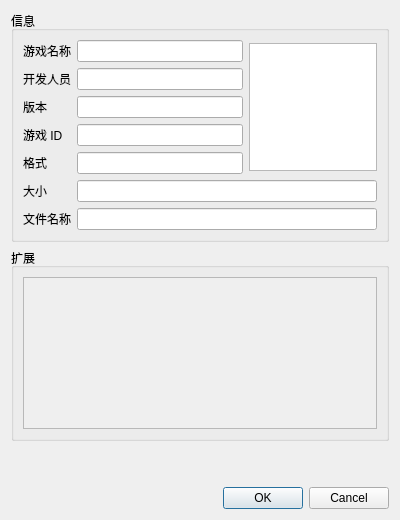
<?xml version="1.0" encoding="UTF-8"?>
<ui version="4.0">
 <class>ConfigurePerGameGeneral</class>
 <widget class="QDialog" name="ConfigurePerGameGeneral">
  <property name="geometry">
   <rect>
    <x>0</x>
    <y>0</y>
    <width>400</width>
    <height>520</height>
   </rect>
  </property>
  <property name="windowTitle">
   <string>设置通用每个游戏</string>
  </property>
  <layout class="QHBoxLayout" name="HorizontalLayout">
   <item>
    <layout class="QVBoxLayout" name="VerticalLayout">
     <item>
      <widget class="QGroupBox" name="GeneralGroupBox">
       <property name="title">
        <string>信息</string>
       </property>
       <layout class="QHBoxLayout" name="GeneralHorizontalLayout">
        <item>
         <layout class="QGridLayout" name="gridLayout_2">
          <item row="6" column="1" colspan="2">
           <widget class="QLineEdit" name="display_filename">
            <property name="enabled">
             <bool>true</bool>
            </property>
            <property name="readOnly">
             <bool>true</bool>
            </property>
           </widget>
          </item>
          <item row="0" column="1">
           <widget class="QLineEdit" name="display_name">
            <property name="enabled">
             <bool>true</bool>
            </property>
            <property name="readOnly">
             <bool>true</bool>
            </property>
           </widget>
          </item>
          <item row="1" column="0">
           <widget class="QLabel" name="label_2">
            <property name="text">
             <string>开发人员</string>
            </property>
           </widget>
          </item>
          <item row="5" column="1" colspan="2">
           <widget class="QLineEdit" name="display_size">
            <property name="enabled">
             <bool>true</bool>
            </property>
            <property name="readOnly">
             <bool>true</bool>
            </property>
           </widget>
          </item>
          <item row="0" column="0">
           <widget class="QLabel" name="label">
            <property name="text">
             <string>游戏名称</string>
            </property>
           </widget>
          </item>
          <item row="6" column="0">
           <widget class="QLabel" name="label_7">
            <property name="text">
             <string>文件名称</string>
            </property>
           </widget>
          </item>
          <item row="2" column="0">
           <widget class="QLabel" name="label_3">
            <property name="text">
             <string>版本</string>
            </property>
           </widget>
          </item>
          <item row="4" column="0">
           <widget class="QLabel" name="label_5">
            <property name="text">
             <string>格式</string>
            </property>
           </widget>
          </item>
          <item row="2" column="1">
           <widget class="QLineEdit" name="display_version">
            <property name="enabled">
             <bool>true</bool>
            </property>
            <property name="readOnly">
             <bool>true</bool>
            </property>
           </widget>
          </item>
          <item row="4" column="1">
           <widget class="QLineEdit" name="display_format">
            <property name="enabled">
             <bool>true</bool>
            </property>
            <property name="readOnly">
             <bool>true</bool>
            </property>
           </widget>
          </item>
          <item row="5" column="0">
           <widget class="QLabel" name="label_6">
            <property name="text">
             <string>大小</string>
            </property>
           </widget>
          </item>
          <item row="1" column="1">
           <widget class="QLineEdit" name="display_developer">
            <property name="enabled">
             <bool>true</bool>
            </property>
            <property name="readOnly">
             <bool>true</bool>
            </property>
           </widget>
          </item>
          <item row="3" column="0">
           <widget class="QLabel" name="label_4">
            <property name="text">
             <string>游戏 ID</string>
            </property>
           </widget>
          </item>
          <item row="3" column="1">
           <widget class="QLineEdit" name="display_title_id">
            <property name="enabled">
             <bool>true</bool>
            </property>
            <property name="readOnly">
             <bool>true</bool>
            </property>
           </widget>
          </item>
          <item row="0" column="2" rowspan="5">
           <widget class="QGraphicsView" name="icon_view">
            <property name="sizePolicy">
             <sizepolicy hsizetype="Maximum" vsizetype="Maximum">
              <horstretch>0</horstretch>
              <verstretch>0</verstretch>
             </sizepolicy>
            </property>
            <property name="minimumSize">
             <size>
              <width>128</width>
              <height>128</height>
             </size>
            </property>
            <property name="maximumSize">
             <size>
              <width>128</width>
              <height>128</height>
             </size>
            </property>
            <property name="verticalScrollBarPolicy">
             <enum>Qt::ScrollBarAlwaysOff</enum>
            </property>
            <property name="horizontalScrollBarPolicy">
             <enum>Qt::ScrollBarAlwaysOff</enum>
            </property>
            <property name="sizeAdjustPolicy">
             <enum>QAbstractScrollArea::AdjustToContents</enum>
            </property>
            <property name="interactive">
             <bool>false</bool>
            </property>
           </widget>
          </item>
         </layout>
        </item>
       </layout>
      </widget>
     </item>
     <item>
      <widget class="QGroupBox" name="PerformanceGroupBox">
       <property name="title">
        <string>扩展</string>
       </property>
       <layout class="QHBoxLayout" name="PerformanceHorizontalLayout">
        <item>
         <widget class="QScrollArea" name="scrollArea">
          <property name="widgetResizable">
           <bool>true</bool>
          </property>
          <widget class="QWidget" name="scrollAreaWidgetContents">
           <property name="geometry">
            <rect>
             <x>0</x>
             <y>0</y>
             <width>350</width>
             <height>169</height>
            </rect>
           </property>
          </widget>
         </widget>
        </item>
        <item>
         <layout class="QVBoxLayout" name="PerformanceVerticalLayout"/>
        </item>
       </layout>
      </widget>
     </item>
     <item>
      <spacer name="verticalSpacer">
       <property name="orientation">
        <enum>Qt::Vertical</enum>
       </property>
       <property name="sizeType">
        <enum>QSizePolicy::Fixed</enum>
       </property>
       <property name="sizeHint" stdset="0">
        <size>
         <width>20</width>
         <height>40</height>
        </size>
       </property>
      </spacer>
     </item>
     <item>
      <widget class="QDialogButtonBox" name="buttonBox">
       <property name="standardButtons">
        <set>QDialogButtonBox::Cancel|QDialogButtonBox::Ok</set>
       </property>
      </widget>
     </item>
    </layout>
   </item>
  </layout>
 </widget>
 <resources/>
 <connections>
  <connection>
   <sender>buttonBox</sender>
   <signal>accepted()</signal>
   <receiver>ConfigurePerGameGeneral</receiver>
   <slot>accept()</slot>
   <hints>
    <hint type="sourcelabel">
     <x>269</x>
     <y>567</y>
    </hint>
    <hint type="destinationlabel">
     <x>269</x>
     <y>294</y>
    </hint>
   </hints>
  </connection>
  <connection>
   <sender>buttonBox</sender>
   <signal>rejected()</signal>
   <receiver>ConfigurePerGameGeneral</receiver>
   <slot>reject()</slot>
   <hints>
    <hint type="sourcelabel">
     <x>269</x>
     <y>567</y>
    </hint>
    <hint type="destinationlabel">
     <x>269</x>
     <y>294</y>
    </hint>
   </hints>
  </connection>
 </connections>
</ui>
